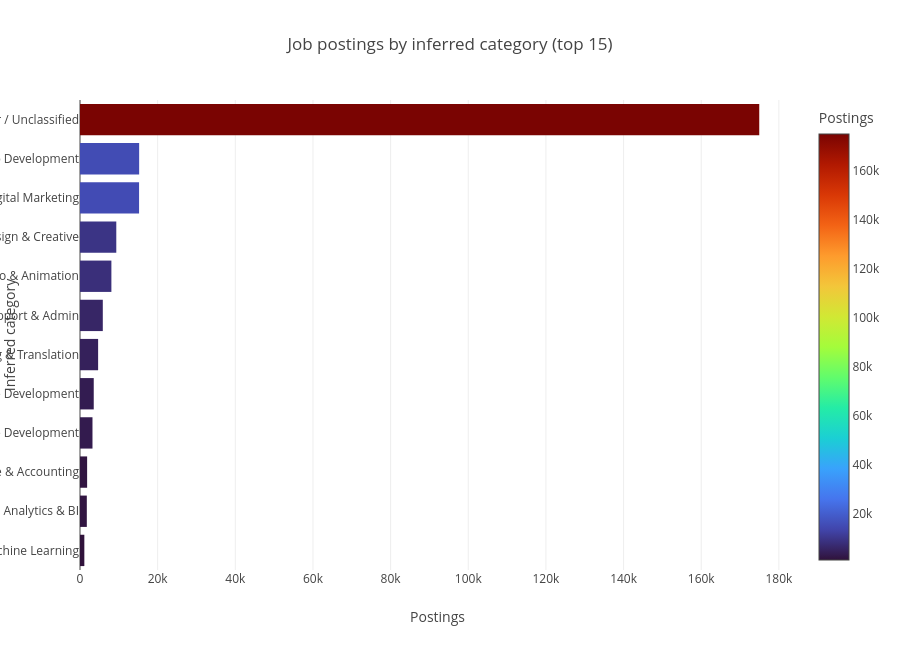

The notebook cell this image was saved under:
### Markdown cell above
<h2><span style="color:lightblue"><b>Stage 4: Job Category Classification Using NLP</b></span></h2>

Categories are inferred from title keywords using transparent rules. Review and extend the rules for your use case; titles may fit multiple categories.

The dataset contains job titles rather than a dedicated job-category column. We can use Natural Language Processing to organize postings into meaningful categories.

- Potential categories include:
- Data Science and Machine Learning
- Data Analytics and Business Intelligence
- Software Development
- Web Development
- Mobile App Development
- Digital Marketing and SEO
- Graphic Design and UI/UX
- Content Writing and Translation
- Finance and Accounting
- Project Management
- Other / Unclassified

We can initially create rule-based categories and then improve the system using text clustering.

### Code cell
CATEGORY_RULES = {
    "Data Science & Machine Learning": ["data scientist","machine learning","deep learning","artificial intelligence","nlp","computer vision","llm","generative ai"],
    "Data Analytics & BI": ["data analyst","data analysis","power bi","tableau","business intelligence","sql analyst","excel dashboard","analytics"],
    "Software Development": ["software engineer","software developer","python developer","java developer","backend developer","full stack","api development","programming"],
    "Web Development": ["web developer","wordpress","shopify","frontend developer","front end","webflow","website development"],
    "Mobile Development": ["android developer","ios developer","flutter","react native","mobile app"],
    "Design & Creative": ["graphic design","graphic designer","ui ux","ui/ux","logo design","figma","illustration"],
    "Digital Marketing": ["digital marketing","seo","sem","social media","google ads","facebook ads","content marketing"],
    "Writing & Translation": ["content writer","copywriter","technical writer","translation","proofreading","blog writer"],
    "Finance & Accounting": ["accountant","bookkeeping","financial analyst","financial modeling","quickbooks"],
    "Customer Support & Admin": ["virtual assistant","customer support","customer service","data entry","administrative assistant"],
    "Video & Animation": ["video editor","video editing","animation","motion graphics","youtube video"]
}
def categorize_title(title):
    t = str(title).lower()
    for category, keywords in CATEGORY_RULES.items():
        if any(k in t for k in keywords):
            return category
    return "Other / Unclassified"

jobs["job_category"] = jobs["title"].map(categorize_title)
category_counts = jobs["job_category"].value_counts()
display(category_counts.rename_axis("job_category").to_frame("postings"))
top_cat = category_counts.sort_values().tail(15)
fig = px.bar(x=top_cat.values, y=top_cat.index, orientation="h",
             color=top_cat.values, color_continuous_scale="Turbo",
             title="Job postings by inferred category (top 15)",
             labels={"x":"Postings","y":"Inferred category","color":"Postings"})
fig.update_layout(height=650)
fig.show()

### Figure 1 — Plotly figure (JSON) as saved in the notebook; plotly's stock layout.template omitted (floating-point values rounded to 4 significant figures)
{"data": [{"hovertemplate": "Postings=%{marker.color}<br>Inferred category=%{y}<extra></extra>", "legendgroup": "", "marker": {"color": [1118, 1757, 1833, 3215, 3539, 4666, 5873, 8084, 9346, 15215, 15235, 174946], "coloraxis": "coloraxis", "pattern": {"shape": ""}}, "name": "", "orientation": "h", "showlegend": false, "textposition": "auto", "type": "bar", "x": [1118, 1757, 1833, 3215, 3539, 4666, 5873, 8084, 9346, 15215, 15235, 174946], "xaxis": "x", "y": ["Data Science & Machine Learning", "Data Analytics & BI", "Finance & Accounting", "Software Development", "Mobile Development", "Writing & Translation", "Customer Support & Admin", "Video & Animation", "Design & Creative", "Digital Marketing", "Web Development", "Other / Unclassified"], "yaxis": "y"}], "layout": {"barmode": "relative", "coloraxis": {"autocolorscale": false, "colorbar": {"title": {"text": "Postings"}}, "colorscale": [[0, "#30123b"], [0.07143, "#4145ab"], [0.1429, "#4675ed"], [0.2143, "#39a2fc"], [0.2857, "#1bcfd4"], [0.3571, "#24eca6"], [0.4286, "#61fc6c"], [0.5, "#a4fc3b"], [0.5714, "#d1e834"], [0.6429, "#f3c63a"], [0.7143, "#fe9b2d"], [0.7857, "#f36315"], [0.8571, "#d93806"], [0.9286, "#b11901"], [1, "#7a0402"]]}, "height": 650, "legend": {"tracegroupgap": 0}, "title": {"text": "Job postings by inferred category (top 15)"}, "xaxis": {"anchor": "y", "domain": [0, 1], "title": {"text": "Postings"}}, "yaxis": {"anchor": "x", "domain": [0, 1], "title": {"text": "Inferred category"}}}}
